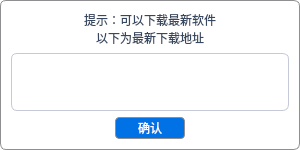
<?xml version="1.0" encoding="UTF-8"?>
<ui version="4.0">
 <class>DowloadTipWidget</class>
 <widget class="QWidget" name="DowloadTipWidget">
  <property name="geometry">
   <rect>
    <x>0</x>
    <y>0</y>
    <width>300</width>
    <height>150</height>
   </rect>
  </property>
  <property name="minimumSize">
   <size>
    <width>300</width>
    <height>150</height>
   </size>
  </property>
  <property name="windowTitle">
   <string>Form</string>
  </property>
  <property name="styleSheet">
   <string notr="true">QWidget{
  	border: 1px solid #8f8f91;
  	border-radius:6px;
	background-color: rgb(255, 255, 255);
}</string>
  </property>
  <layout class="QVBoxLayout" name="verticalLayout">
   <item>
    <widget class="QLabel" name="label">
     <property name="styleSheet">
      <string notr="true">color: #37475F;
border:none;</string>
     </property>
     <property name="text">
      <string>提示：可以下载最新软件
以下为最新下载地址</string>
     </property>
     <property name="alignment">
      <set>Qt::AlignCenter</set>
     </property>
    </widget>
   </item>
   <item>
    <widget class="QTextEdit" name="textDownloadURL">
     <property name="styleSheet">
      <string notr="true">QTextEdit{
	border: 1px solid #C6C9D7;
	border-radius: 6px;
	line-height: 24px;
	font-size: 14px;
	color: #5F6C7F;
}
QScrollBar{
    background: transparent;
	border-radius:16px;
    width: 6px;
}
QScrollBar::handle:vertical {
	background-color: #e0e0e0;
    min-height: 30px;
	border-radius:16px;
	width: 6px;
}
</string>
     </property>
     <property name="readOnly">
      <bool>true</bool>
     </property>
    </widget>
   </item>
   <item alignment="Qt::AlignHCenter">
    <widget class="QPushButton" name="btnConfirm">
     <property name="sizePolicy">
      <sizepolicy hsizetype="Fixed" vsizetype="Fixed">
       <horstretch>0</horstretch>
       <verstretch>0</verstretch>
      </sizepolicy>
     </property>
     <property name="minimumSize">
      <size>
       <width>70</width>
       <height>0</height>
      </size>
     </property>
     <property name="styleSheet">
      <string notr="true">QPushButton{
	width: 54px;
	height: 20px;
	background: #0172e5;
	border-radius: 4px;
	color: #FFFFFF;
}
QPushButton::pressed{
	background: #0172e5;
}
QPushButton::disabled{
	background: rgb(55, 71, 95);
}</string>
     </property>
     <property name="text">
      <string>确认</string>
     </property>
    </widget>
   </item>
  </layout>
 </widget>
 <resources/>
 <connections/>
</ui>
